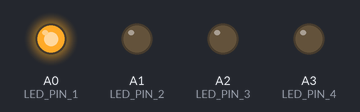
Bench run of a sketch on a simulated Arduino Uno, built with avr-gcc and run on an emulated ATmega328P. Shown: output pins drawn as LEDs (lit = HIGH). What the sketch prints to the serial monitor is not drawn.

Above: at 0.34 s.
At 3.35 s:
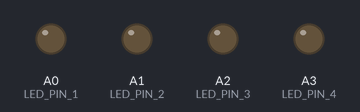
Timing chart, 0 to 4.0 s (numbered marks = the images above):
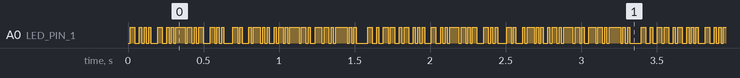

The sketch:

transmitter.ino
```cpp
#define LED_PIN_1 A0
#define LED_PIN_2 A1
#define LED_PIN_3 A2
#define LED_PIN_4 A3
#define PERIOD 15

char* location_1 = "SLocation_06";

int string_length_1,string_length_2,string_length_3,string_length_4;

void setup()
{
  Serial.begin(9600);
  pinMode(LED_PIN_1, OUTPUT);
  pinMode(LED_PIN_2, OUTPUT);
  pinMode(LED_PIN_3, OUTPUT);
  pinMode(LED_PIN_4, OUTPUT);
  string_length_1 = strlen(location_1);
}

void loop()
{
  for(int i = 0; i < string_length_1; i ++)
  {
    send_byte(LED_PIN_1, location_1[i]);
  }
}

void send_byte(int LED_PIN, char my_byte)
{
  digitalWrite(LED_PIN, LOW);
  delay(PERIOD);

  //transmission of bits
  for(int i = 0; i < 8; i++)
  {
    Serial.println(my_byte);
    Serial.println((my_byte&(0x01 << i))!=0);
    digitalWrite(LED_PIN, (my_byte&(0x01 << i))!=0 );
    delay(PERIOD);
  }

  digitalWrite(LED_PIN, HIGH);
  delay(PERIOD);
  return 0;
}
```

Measured:
- by itself, A0 (LED_PIN_1): moves between LOW and HIGH, repeating every 1.7 s
- by itself, everything shown: repeats every 1.8 s, in 8 steps
